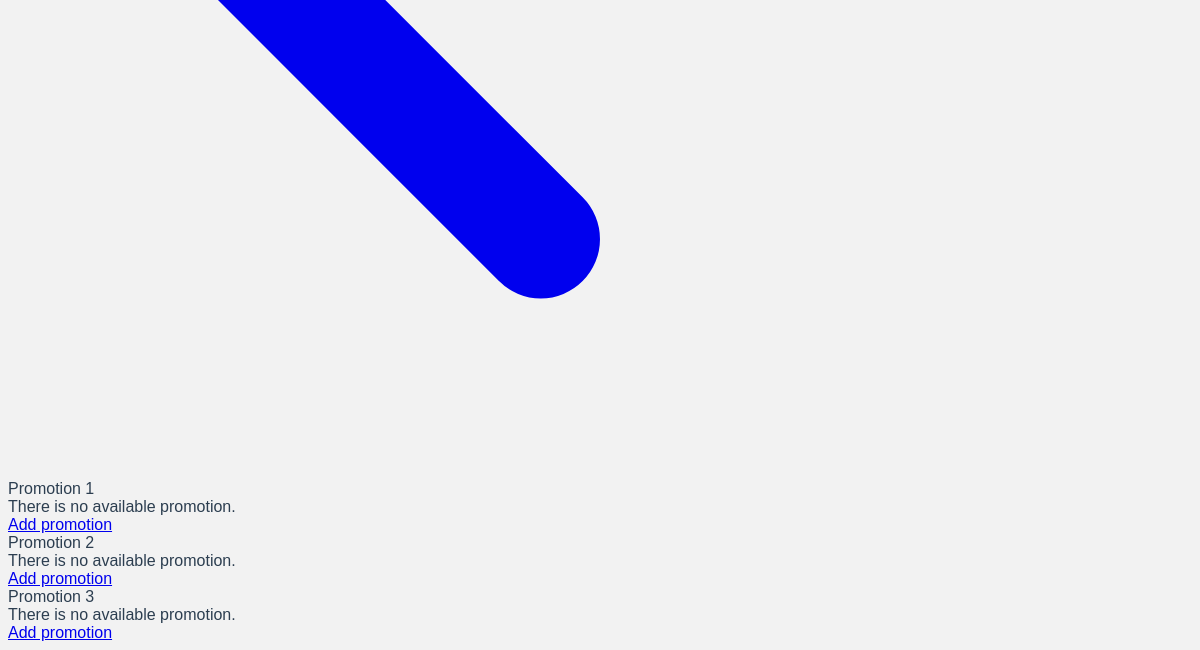
The page /viewpromotion (signed in, lower part) on the database as committed earlier.
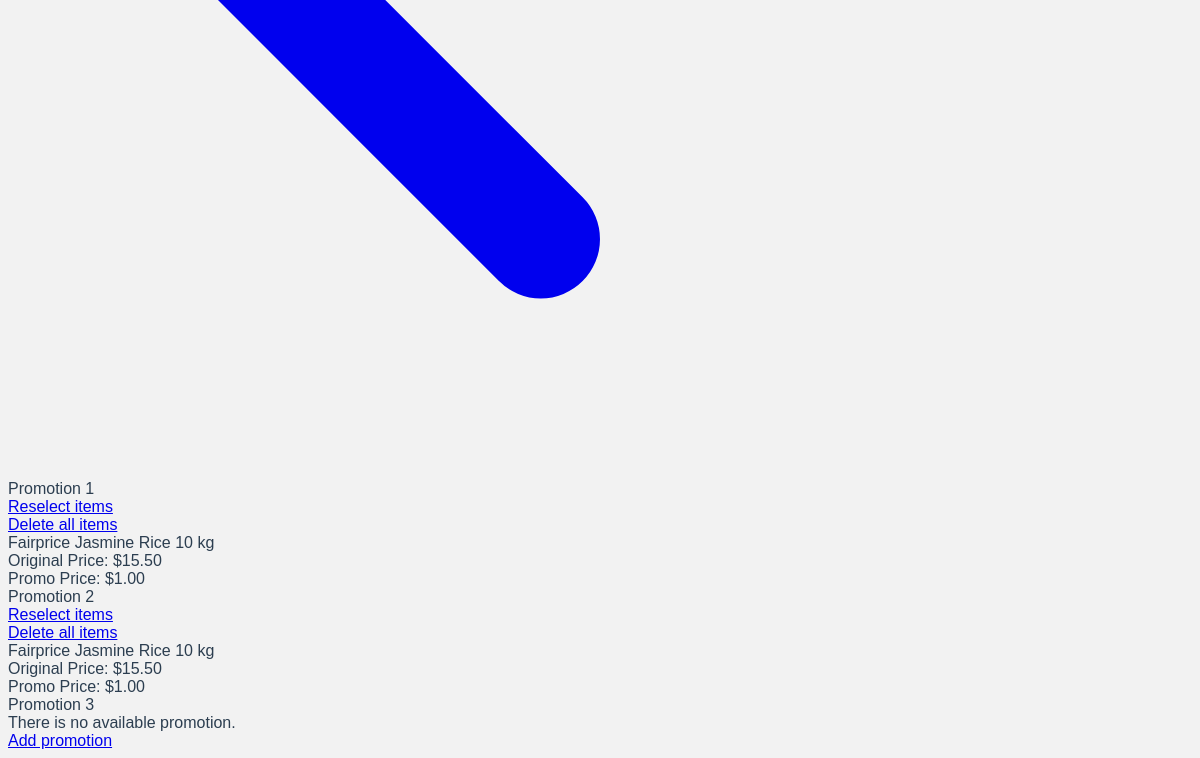
The same page on the database as committed later.
### app/main.py (models this page shows)
class Record_Of_Items(db.Model):
    __tablename__ = 'record_of_items'
    id = db.Column(db.Integer,primary_key = True)
    name = db.Column(db.String(200),default = '-')
    info = db.Column(db.String(200),default = '-')
    price = db.Column(db.Integer,default = '-')
    cat = db.Column(db.String(200),default = '-')
    image = db.Column(db.String(200),default = '')
    quantifier = db.Column(db.String(200),default='')
    promo_items = db.relationship('Promo_Items', backref="item")
    cart_items = db.relationship('Cart_Items', backref="item")

class Promo_Items(db.Model):
    __tablename__ = 'promo_items'
    id = db.Column(db.Integer, primary_key=True)
    itemID = db.Column(db.Integer, db.ForeignKey('record_of_items.id'))
    promo_no = db.Column(db.Integer,default = '-')
    promo_price = db.Column(db.Integer,default = '-')

### app/main.py (the view)
@app.route('/viewpromotion', methods=['POST', 'GET'])
def viewpromotion():
        if request.method == 'GET':
            promo_dis1 = db.session.query(Record_Of_Items,Promo_Items)\
                .filter(Promo_Items.promo_no == 1)\
                .filter(Record_Of_Items.id == Promo_Items.itemID)
            promo_dis2 = db.session.query(Record_Of_Items,Promo_Items)\
                .filter(Promo_Items.promo_no == 2)\
                .filter(Record_Of_Items.id == Promo_Items.itemID)
            promo_dis3 = db.session.query(Record_Of_Items,Promo_Items)\
                .filter(Promo_Items.promo_no == 3)\
                .filter(Record_Of_Items.id == Promo_Items.itemID)
            if 'admin' in session:
                return render_template('viewpromotion.html',promo_dis1= promo_dis1,\
                    promo_dis2= promo_dis2, promo_dis3=promo_dis3)
            elif 'teacher' in session:
                teacher = db.session.query(TrAcc).filter_by(name = session['teacher']).first()
                return render_template('teacherpromo.html', current_promo = teacher.promo_state, promo_dis1= promo_dis1,\
                    promo_dis2= promo_dis2, promo_dis3=promo_dis3)

### app/templates/viewpromotion.html (shortened to what this page needs)
<!DOCTYPE html>
<html>
<head>
    <link rel="stylesheet" href="https://unpkg.com/@zaydek/duomo@0.7.1/dist/production-full.css">
</head>
<body>
    <nav class="sticky t-0 shadow shadow-lg hstack w-full p-12 bg-white">
        <div class="unhidden md:hidden group">
            <div class="zstack w-40 h-40">
                <a href="{{url_for('admin')}}">
                    <svg class="w-36 h-36" fill="currentColor" viewBox="0 0 20 20" xmlns="http://www.w3.org/2000/svg"><path fill-rule="evenodd" d="M9.707 16.707a1 1 0 01-1.414 0l-6-6a1 1 0 010-1.414l6-6a1 1 0 011.414 1.414L5.414 9H17a1 1 0 110 2H5.414l4.293 4.293a1 1 0 010 1.414z" clip-rule="evenodd"></path></svg>
                </a>
            </div>
        </div>
    </nav>
    <div class="container py-28">
        <div class="vstack md:hstack md:space-28 h-auto">
            <div id="example-1" class=" vstack space-28">
                <div class="vstack bg-gray-200 p-28 space-28 align-start rounded-28 mx-8">
                  <div class="hstack w-full space-12">
                    <div class="text-28">Promotion 1</div>
                    {% if promo_dis1.count() != 0 %}
                        <a href="{{url_for('setPromoNo', promo_no=1)}}" class="vstack">
                            <div class="bg-white shadow shadow-md p-16">Reselect items</div>
                        </a>
                        <a href="{{url_for('promodelete', promoid=1)}}" class="vstack">
                            <div class="bg-red-500 shadow shadow-md p-16 color-white">Delete all items</div>
                        </a>
                        {% endif %}
                  </div>
                    <div class="align-self-stretch grid grid-cols-1 sm:grid-cols-1 md:grid-cols-2 lg:grid-cols-4 gap-8">
                        {% if promo_dis1.count() == 0 %}
                        <div class="vstack align-start space-12">
                          <div class="text-20">There is no available promotion.</div>
                          <a href="{{url_for('setPromoNo', promo_no=1)}}" class="bg-white shadow shadow-md p-16">Add promotion</a>
                        </div>
                        {% else %}
                        {% for item in promo_dis1 %}
                        <div class="vstack space-8 align-start w-full md:w-full h-224 md:h-288 bg-white shadow shadow-md p-16">
                            <div class="text-20">{{item[0].name}}</div>
                            <div class="text-14">Original Price: {{"$%.2f"|format(item[0].price)}}</div>
                            <div class="text-14">Promo Price: {{"$%.2f"|format(item[1].promo_price)}}</div>
                        </div>
                        {% endfor %}
                        {% endif %}
                    </div>
                </div>
            </div>
        </div>
    </div>
    <div class="container py-28">
        <div class="vstack md:hstack md:space-28 h-auto">
            <div id="example-1" class=" vstack space-28">
                <div class="vstack bg-gray-200 p-28 space-28 align-start rounded-28 mx-8">
                  <div class="hstack w-full space-12">
                    <div class="text-28">Promotion 2</div>
                    {% if promo_dis2.count() != 0 %}
                        <a href="{{url_for('setPromoNo', promo_no=2)}}" class="vstack">
                            <div class="bg-white shadow shadow-md p-16">Reselect items</div>
                        </a>
                        <a href="{{url_for('promodelete', promoid=2)}}" class="vstack">
                            <div class="bg-red-500 shadow shadow-md p-16 color-white">Delete all items</div>
                        </a>
                        {% endif %}
                  </div>
                    <div class="align-self-stretch grid grid-cols-1 sm:grid-cols-1 md:grid-cols-2 lg:grid-cols-4 gap-8">
                        {% if promo_dis2.count() == 0 %}
                        <div class="vstack align-start space-12">
                          <div class="text-20">There is no available promotion.</div>
                          <a href="{{url_for('setPromoNo', promo_no=2)}}" class="bg-white shadow shadow-md p-16">Add promotion</a>
                        </div>
                        {% else %}
                        {% for item in promo_dis2 %}
                        <div class="vstack space-8 align-start w-full md:w-full h-224 md:h-288 bg-white shadow shadow-md p-16">
                            <div class="text-20">{{item[0].name}}</div>
                            <div class="text-14">Original Price: {{"$%.2f"|format(item[0].price)}}</div>
                            <div class="text-14">Promo Price: {{"$%.2f"|format(item[1].promo_price)}}</div>
                        </div>
                        {% endfor %}
                        {% endif %}
                    </div>
                </div>
            </div>
        </div>
    </div>
    <div class="container py-28">
        <div class="vstack md:hstack md:space-28 h-auto">
            <div id="example-1" class=" vstack space-28">
                <div class="vstack bg-gray-200 p-28 space-28 align-start rounded-28 mx-8">
                  <div class="hstack w-full space-12">
                    <div class="text-28">Promotion 3</div>
                  </div>
                    <div class="align-self-stretch grid grid-cols-1 sm:grid-cols-1 md:grid-cols-2 lg:grid-cols-4 gap-8">
                        {% if promo_dis3.count() == 0 %}
                        <div class="vstack align-start space-12">
                          <div class="text-20">There is no available promotion.</div>
                          <a href="{{url_for('setPromoNo', promo_no=3)}}" class="bg-white shadow shadow-md p-16">Add promotion</a>
                        </div>
                        {% endif %}
                    </div>
                </div>
            </div>
        </div>
    </div>
</body>
</html>

### app/templates/viewpromotion.html (style rules this page uses)
:root { --bg-color: #F2F2F2; --text-color: #2c3e50; --hover-color: #83A9BD; --title-color: #2c3e50; }
body { font-family: Avenir, Helvetica, Arial, sans-serif; -webkit-font-smoothing: antialiased; -moz-osx-font-smoothing: grayscale; color: var(--text-color); background-color: var(--bg-color); }

Rows that differ between the two databases and show on the page:
now on this page (row unchanged): Record_Of_Items: name "Fairprice Jasmine Rice 10 kg", price "$15.50"
added Promo_Items: promo_price "$1.00"
added Promo_Items: promo_price "$1.00"
Other text that changed with them:
text no longer shown: "There is no available promotion. Add promotion There is no available promotion. Add promotion"
text now shown: "Reselect items Delete all items Reselect items Delete all items"
